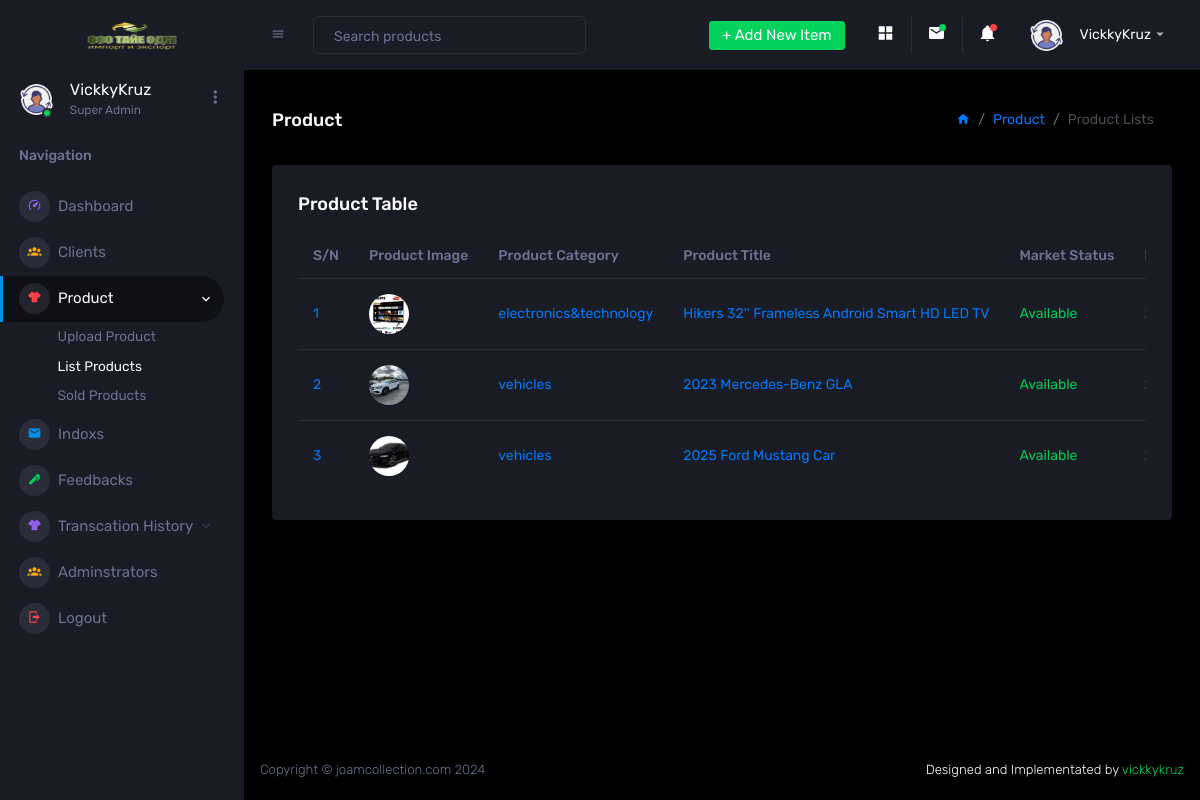
Page /admin/page/product/lists (signed in) on the committed database.
### website/admin/models/models.py (models this page shows, shortened)
class Admin(db.Model, UserMixin):
    id = db.Column(db.Integer, primary_key=True)
    bind_id = db.Column(db.String(36), unique=True, default=lambda: str(uuid.uuid4()))
    username = db.Column(db.String(100), unique=True)
    email = db.Column(db.String(100), unique=True)
    working_status = db.Column(db.Enum('working', 'suspended', 'pending', 'not_working'), default="pending")
    admin_office = db.Column(db.Enum('super_admin', 'admin', 'product_manager', 'social_manager'))
    photo_url = db.Column(db.String(150))
    password_hash = db.Column(db.String(128), nullable=False)
    create_date = db.Column(db.DateTime(timezone=True), default=func.now())
    update_date = db.Column(db.DateTime(timezone=True), onupdate=func.now())

class Product(db.Model):
    id = db.Column(db.Integer, primary_key=True)
    item_id = db.Column(db.Integer, unique=True)
    product_category = db.Column(db.Enum(
        'vehicles',
        'fashion&lifestyle',
        'teddy_bears',
        'food&beverages',
        'electronics&technology',
        'indurial&suuplies',
        'agriculture&agro_allied',
        'constructed&real_estate',
        'energy_solution',
        'oil&gas',
        'fruits&veges'))
    product_title = db.Column(db.String(100))
    product_image = db.Column(db.String(100), nullable=True)
    product_des = db.Column(db.Text)
    product_price = db.Column(db.Integer)
    market_status = db.Column(db.Enum('Available', 'Unavailable'), default="Available")
    create_date = db.Column(db.DateTime(timezone=True), default=func.now())
    update_date = db.Column(db.DateTime(timezone=True), onupdate=func.now())

### website/admin/models/views.py (the view)
@adminViews.route("/product/lists")
def product_list():
    session_status, bind_id = check_session()
    table = "Product"
    if not session_status:
        flash("Session has expired", category="error")
        return redirect(url_for('adminAuth.adminLogin'))
    user_data = get_admin_by_bind_id(bind_id)
    product_records = fetch_all_products()
    return render_template("adminTableList.html", product_records=product_records, table=table, user_data=user_data)

### website/admin/templates/adminTableList.html (shortened to what this page needs)
{% extends "layouts/adminBase.html" %}  {% block content %}
<div class="main-panel">
    <div class="content-wrapper">
      {% if table == "Clients" %}
      <div class="page-header">
        <h3 class="page-title">{{ table }}</h3>
        <nav aria-label="breadcrumb">
          <ol class="breadcrumb">
            {% if table == "Clients" %}
            <li class="breadcrumb-item"><a href="#"><i class="mdi mdi-home"></i></a></li>
            <li class="breadcrumb-item active" aria-current="page">Clients</li>
            {% endif %}
          </ol>
        </nav>
      </div>
      <div class="row">
        <div class="col-lg-12 grid-margin stretch-card">
          <div class="card">
            <div class="card-body">
              <h4 class="card-title">{{ table }} Table</h4>
              <div class="table-responsive">
                <table class="table table-hover">
                  <thead>
                    <tr>
                      <th>S/N</th>
                      <th>Client's Name</th>
                      <th>Vaild Email / Phone No</th>
                      <th>Register Date</th>
                    </tr>
                  </thead>
                  <tbody>
                    {% if client_records %}
                        {% for client in client_records %}
                        <tr>
			   <td><a href="/admin/page/client/{{ client.bind_id }}">{{ loop.index }}</a></td>
                            <td><a href="/admin/page/client/{{ client.bind_id }}">{{ client.name }}</a></td>
                            {% if client.email %}
                                <td><a href="/admin/page/client/{{ client.bind_id }}">{{ client.email }}</a></td>
                            {% else %}
                                <td><a href="/admin/page/client/{{ client.bind_id }}">{{ client.phone_number }}</a></td>
                            {% endif %}
			    <td><a href="/admin/page/client/{{ client.bind_id }}">{{ client.create_date }}</a></td>
                        </tr>
                        {% endfor %}
                    {% else %}
                    <tr>
                        <td>No record found ): No client was registered today</td>
                    </tr>
                    {% endif %}
                  </tbody>
                </table>
              </div>
            </div>
          </div>
        </div>
      </div>
      {% elif table == "Product" %}
      <div class="page-header">
        <h3 class="page-title">{{ table }}</h3>
	<nav aria-label="breadcrumb">
          <ol class="breadcrumb">
            {% if table == "Product" %}
	    <li class="breadcrumb-item"><a href="#"><i class="mdi mdi-home"></i></a></li>
	    <li class="breadcrumb-item"><a href="#">Product</a></li>
	    <li class="breadcrumb-item active" aria-current="page">Product Lists</li>
	    {% endif %}
	  </ol>
	</nav>
      </div>
      <div class="row">
        <div class="col-lg-12 grid-margin stretch-card">
          <div class="card">
            <div class="card-body">
              <h4 class="card-title">{{ table }} Table</h4>
              <div class="table-responsive">
                <table class="table table-hover">
                  <thead>
                    <tr>
                      <th>S/N</th>
                      <th>Product Image</th>
		      <th>Product Category</th>
                      <th>Product Title</th>
		      <th>Market Status</th>
                      <th>Register Date</th>
                    </tr>
                  </thead>
                  <tbody>
                    {% if product_records %}
                        {% for product in product_records %}
                        <tr>
                           <td><a href="/admin/page/product/{{ product.item_id }}">{{ loop.index }}</a></td>
			   <td><a href="/admin/page/product/{{ product.item_id }}"><img src="{{ url_for('static', filename='uploads/' + product.product_image) }}" style="width: 40px; height:40px; object-fit: cover;" alt="product Img" /></a></td>
			   <td><a href="/admin/page/product/{{ product.item_id }}">{{ product.product_category }}</a></td>
                           <td><a href="/admin/page/product/{{ product.item_id }}">{{ product.product_title }}</a></td>
			   {% if product.market_status == "Available" %}
                             <td><a class="text-success" href="/admin/page/product/{{ product.item_id }}">{{ product.market_status }}</a></td>
			   {% else %}
			     <td class="text-danger"><a href="/admin/page/product/{{ product.item_id }}">{{ product.market_status }}</a></td>
			   {% endif %}
                           <td><a href="/admin/page/product/{{ product.item_id }}">{{ product.create_date }}</a></td>
                        </tr>
                        {% endfor %}
                    {% else %}
                    <tr>
                        <td class="text-danger">No record found ): No product was uploaded today</td>
                    </tr>
                    {% endif %}
                  </tbody>
                </table>
              </div>
            </div>
          </div>
        </div>
      </div>
      {% endif %}
    </div>
    <footer class="footer">
      <div class="d-sm-flex justify-content-center justify-content-sm-between">
        <span class="text-muted d-block text-center text-sm-left d-sm-inline-block">Copyright © joamcollection.com 2024</span>
        <span class="float-none float-sm-right d-block mt-1 mt-sm-0 text-center"> Designed and Implementated by <a href="https://github.com/vickkykruz" target="_blank" rel="noopener noreferrer">vickkykruz</a></span>
      </div>
    </footer>
</div>
{% endblock %}

### website/admin/templates/layouts/adminBase.html (shortened to what this page needs)
<!DOCTYPE html>
<html lang="en">
  <head>
    <link rel="stylesheet" href="{{ url_for('static', filename='vendors/mdi/css/materialdesignicons.min.css') }}">
    <link rel="stylesheet" href="{{ url_for('static', filename='vendors/css/vendor.bundle.base.css') }}">
    <link rel="stylesheet" href="{{ url_for('static', filename='vendors/jvectormap/jquery-jvectormap.css') }}">
    <link rel="stylesheet" href="{{ url_for('static', filename='vendors/flag-icon-css/css/flag-icon.min.css') }}">
    <link rel="stylesheet" href="{{ url_for('static', filename='vendors/owl-carousel-2/owl.carousel.min.css') }}">
    <link rel="stylesheet" href="{{ url_for('static', filename='vendors/owl-carousel-2/owl.theme.default.min.css') }}">
    <link rel="stylesheet" href="{{ url_for('static', filename='styles/admin/style.css') }}">
  </head>
  <body>
    <div class="container-scroller">
      <nav class="sidebar sidebar-offcanvas" id="sidebar">
        <div class="sidebar-brand-wrapper d-none d-lg-flex align-items-center justify-content-center fixed-top">
          <a class="sidebar-brand brand-logo" href="/admin/page/home">
		  <img src="{{ url_for('static', filename='images/logo.png') }}" class="w-100" alt="logo" />
	  </a>
        </div>
        <ul class="nav">
          <li class="nav-item profile">
            <div class="profile-desc">
              <div class="profile-pic">
                <div class="count-indicator">
                  <img class="img-xs rounded-circle " src="{{ url_for('static', filename='images/user-pic-logo.png') }}" alt="">
		  {% if user_data.working_status == "working" %}
                  <span class="count bg-success"></span>
		  {% elif user_data.working_status == "pending" %}
		  <span class="count bg-warning"></span>
		  {% elif user_data.working_status == "suspended" %}
		  <span class="count bg-warning"></span>
		  {% elif user_data.working_status == "not_working" %}
		  <span class="count bg-danger"></span>
		  {% else %}
		  <span class="count bg-danger"></span>
		  {% endif %}
                </div>
                <div class="profile-name">
                  <h5 class="mb-0 font-weight-normal">{{ user_data.username }}</h5>
		  {% if user_data.admin_office == "super_admin" %}
                  <span>Super Admin</span>
		  {% elif user_data.admin_office == "admin" %}
		  <span>Admin</span>
		  {% elif user_data.admin_office == "product_manager" %}
		  <span>Product Manager</span>
		  {% elif user_data.admin_office == "social_manager" %}
		  <span>Social Manager</span>
		  {% else %}
		  <span>Unknown</span>
		  {% endif %}
                </div>
              </div>
              <a href="#" id="profile-dropdown" data-toggle="dropdown"><i class="mdi mdi-dots-vertical"></i></a>
            </div>
          </li>
          <li class="nav-item nav-category">
            <span class="nav-link">Navigation</span>
          </li>
          <li class="nav-item menu-items">
            <a class="nav-link" href="/admin/page/home">
              <span class="menu-icon">
                <i class="mdi mdi-speedometer"></i>
              </span>
              <span class="menu-title">Dashboard</span>
            </a>
          </li>
          <li class="nav-item menu-items">
            <a class="nav-link" href="/admin/page/clients">
              <span class="menu-icon">
                <i class="mdi mdi-account-group"></i>
              </span>
              <span class="menu-title">Clients</span>
            </a>
          </li>
          <li class="nav-item menu-items">
            <a class="nav-link" data-toggle="collapse" href="#ui-basic" aria-expanded="false" aria-controls="ui-basic">
              <span class="menu-icon">
                <i class="mdi mdi-tshirt-crew"></i>
              </span>
              <span class="menu-title">Product</span>
              <i class="menu-arrow"></i>
            </a>
            <div class="collapse" id="ui-basic">
              <ul class="nav flex-column sub-menu">
                <li class="nav-item"> <a class="nav-link" href="/admin/page/product/upload_product">Upload Product</a></li>
                <li class="nav-item"> <a class="nav-link" href="/admin/page/product/lists">List Products</a></li>
                <li class="nav-item"> <a class="nav-link" href="javascript:void(0);">Sold Products</a></li>
              </ul>
            </div>
          </li>
          <li class="nav-item menu-items">
            <a class="nav-link" href="/admin/page/inboxs">
              <span class="menu-icon">
                <i class="mdi mdi-email"></i>
              </span>
              <span class="menu-title">Indoxs</span>
            </a>
          </li>
          <li class="nav-item menu-items">
            <a class="nav-link" href="javascript:void(0);">
              <span class="menu-icon">
                <i class="mdi mdi-pen"></i>
              </span>
              <span class="menu-title">Feedbacks</span>
            </a>
          </li>
	  <li class="nav-item menu-items">
            <a class="nav-link" data-toggle="collapse" href="#transcation-history" aria-expanded="false" aria-controls="ui-basic">
              <span class="menu-icon">
                <i class="mdi mdi-tshirt-crew"></i>
              </span>
              <span class="menu-title">Transcation History</span>
              <i class="menu-arrow"></i>
            </a>
          </li>
	  <li class="nav-item menu-items">                                                                                          <a class="nav-link" href="javascript:void(0);">
              <span class="menu-icon">
                <i class="mdi mdi-account-group"></i>
	      </span>
	      <span class="menu-title">Adminstrators</span>
            </a>                                                                                                                  </li>
	  <li class="nav-item menu-items">
            <a class="nav-link" href="/admin/logout">
              <span class="menu-icon">
                <i class="mdi mdi-logout"></i>
	      </span>
	      <span class="menu-title">Logout</span>
	    </a>                                                                                                                  </li>
        </ul>
      </nav>
      <div class="container-fluid page-body-wrapper">
        <nav class="navbar p-0 fixed-top d-flex flex-row">
          <div class="navbar-menu-wrapper flex-grow d-flex align-items-stretch">
            <button class="navbar-toggler navbar-toggler align-self-center" type="button" data-toggle="minimize">
              <span class="mdi mdi-menu"></span>
            </button>
            <ul class="navbar-nav w-100">
              <li class="nav-item w-100">
                <form class="nav-link mt-2 mt-md-0 d-none d-lg-flex search">
                  <input type="text" class="form-control" placeholder="Search products">
                </form>
              </li>
            </ul>
            <ul class="navbar-nav navbar-nav-right">
              <li class="nav-item dropdown d-none d-lg-block">
                <a class="nav-link btn btn-success create-new-button" id="createbuttonDropdown" data-toggle="dropdown" aria-expanded="false" href="#">+ Add New Item</a>
              </li>
              <li class="nav-item nav-settings d-none d-lg-block">
                <a class="nav-link" href="#">
                  <i class="mdi mdi-view-grid"></i>
                </a>
              </li>
              <li class="nav-item dropdown border-left">
                <a class="nav-link count-indicator dropdown-toggle" id="messageDropdown" href="#" data-toggle="dropdown" aria-expanded="false">
                  <i class="mdi mdi-email"></i>
                  <span class="count bg-success"></span>
                </a>
              </li>
              <li class="nav-item dropdown border-left">
                <a class="nav-link count-indicator dropdown-toggle" id="notificationDropdown" href="#" data-toggle="dropdown">
                  <i class="mdi mdi-bell"></i>
                  <span class="count bg-danger"></span>
                </a>
              </li>
              <li class="nav-item dropdown">
                <a class="nav-link" id="profileDropdown" href="#" data-toggle="dropdown">
                  <div class="navbar-profile">
                    <img class="img-xs rounded-circle" src="{{ url_for('static', filename='images/user-pic-logo.png') }}" alt="">
                    <p class="mb-0 d-none d-sm-block navbar-profile-name">{{ user_data.username }}</p>
                    <i class="mdi mdi-menu-down d-none d-sm-block"></i>
                  </div>
                </a>
              </li>
            </ul>
          </div>
        </nav>
        {% block content %}
        {% endblock %}
      </div>
    </div>
  </body>
</html>

### rows in the picture
Admin: username "VickkyKruz"
Product: product_image (picture), product_category "electronics&technology", product_title "Hikers 32'' Frameless Android Smart HD LED TV", market_status "Available"
Product: product_image (picture), product_category "vehicles", product_title "2023 Mercedes-Benz GLA", market_status "Available"
Product: product_image (picture), product_category "vehicles", product_title "2025 Ford Mustang Car", market_status "Available"

### other values in the picture
{{ table }} "Product"
